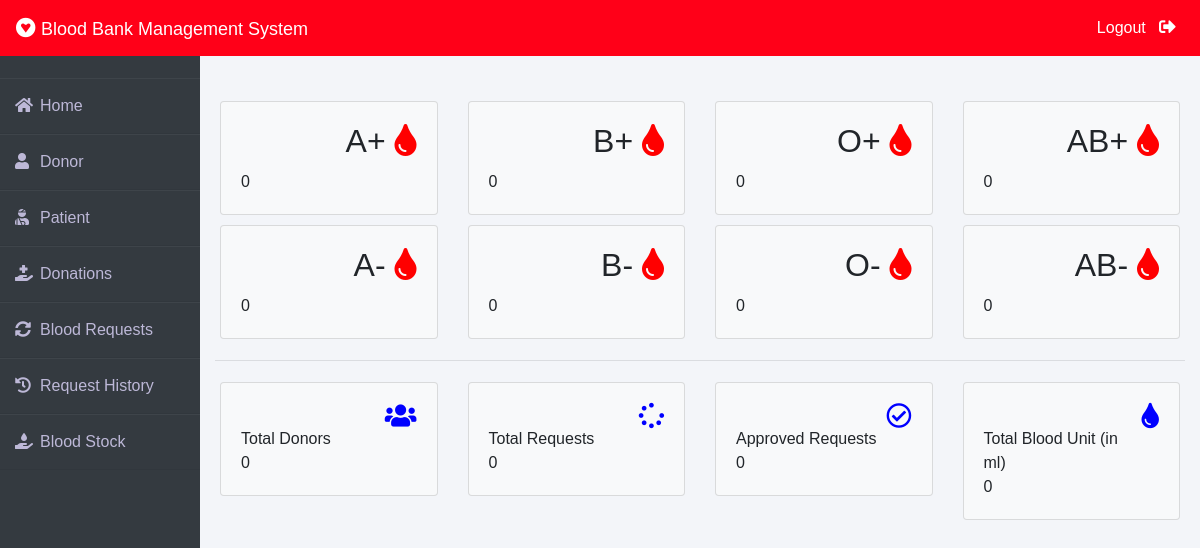
The app's page /admin-dashboard (signed in), older data.
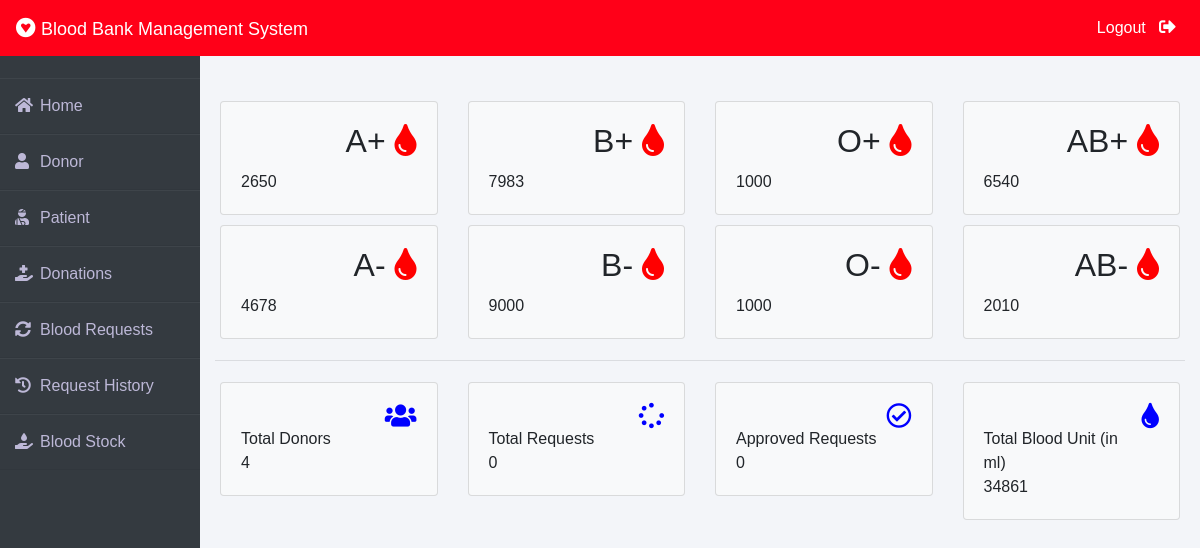
The same page, newer data.
### blood/models.py (models this page shows, shortened)
class Stock(models.Model):
    bloodgroup=models.CharField(max_length=10)
    unit=models.PositiveIntegerField(default=0)

### blood/views.py (the view)
# urls.py: path('admin-dashboard', views.admin_dashboard_view,name='admin-dashboard'),
@login_required(login_url='adminlogin')
def admin_dashboard_view(request):
    totalunit=models.Stock.objects.aggregate(Sum('unit'))
    dict={
        'A1':models.Stock.objects.get(bloodgroup="A+"),
        'A2':models.Stock.objects.get(bloodgroup="A-"),
        'B1':models.Stock.objects.get(bloodgroup="B+"),
        'B2':models.Stock.objects.get(bloodgroup="B-"),
        'AB1':models.Stock.objects.get(bloodgroup="AB+"),
        'AB2':models.Stock.objects.get(bloodgroup="AB-"),
        'O1':models.Stock.objects.get(bloodgroup="O+"),
        'O2':models.Stock.objects.get(bloodgroup="O-"),
        'totaldonors':dmodels.Donor.objects.all().count(),
        'totalbloodunit':totalunit['unit__sum'],
        'totalrequest':models.BloodRequest.objects.all().count(),
        'totalapprovedrequest':models.BloodRequest.objects.all().filter(status='Approved').count()
    }
    return render(request,'blood/admin_dashboard.html',context=dict)

### templates/blood/admin_dashboard.html (shortened to what the changed rows need)
{% extends 'blood/adminbase.html' %}
{% block content %}
<br><br>
<div class="container">
    <div class="row">
        <div class="col-sm-3">
          <div class="card bg-light">
            <div class="card-body">
                <div class="blood">
                    <h2>A+ <i class="fas fa-tint"></i></h2>
                </div><br><br>
                <div>
                    {{A1.unit}}
                </div>
            </div>
          </div>
        </div>
        <div class="col-sm-3">
            <div class="card bg-light">
                <div class="card-body">
                    <div class="blood">
                        <h2>B+ <i class="fas fa-tint"></i></h2>
                    </div><br><br>
                    <div>
                      {{B1.unit}}
                    </div>
                </div>
              </div>
        </div>
        <div class="col-sm-3">
            <div class="card bg-light">
                <div class="card-body">
                    <div class="blood">
                        <h2>O+ <i class="fas fa-tint"></i></h2>
                    </div><br><br>
                    <div>
                      {{O1.unit}}
                    </div>
                </div>
              </div>
          </div>
          <div class="col-sm-3">
            <div class="card bg-light">
                <div class="card-body">
                    <div class="blood">
                        <h2>AB+ <i class="fas fa-tint"></i></h2>
                    </div><br><br>
                    <div>
                      {{AB1.unit}}
                    </div>
                </div>
              </div>
          </div>
      </div>
      <div class="row">
        <div class="col-sm-3">
          <div class="card bg-light">
            <div class="card-body">
                <div class="blood">
                    <h2>A- <i class="fas fa-tint"></i></h2>
                </div><br><br>
                <div>
                  {{A2.unit}}
                </div>
            </div>
          </div>
        </div>
        <div class="col-sm-3">
            <div class="card bg-light">
                <div class="card-body">
                    <div class="blood">
                        <h2>B- <i class="fas fa-tint"></i></h2>
                    </div><br><br>
                    <div>
                      {{B2.unit}}
                    </div>
                </div>
              </div>
        </div>
        <div class="col-sm-3">
            <div class="card bg-light">
                <div class="card-body">
                    <div class="blood">
                        <h2>O- <i class="fas fa-tint"></i></h2>
                    </div><br><br>
                    <div>
                      {{O2.unit}}
                    </div>
                </div>
              </div>
          </div>
          <div class="col-sm-3">
            <div class="card bg-light">
                <div class="card-body">
                    <div class="blood">
                        <h2>AB- <i class="fas fa-tint"></i></h2>
                    </div><br><br>
                    <div>
                      {{AB2.unit}}
                    </div>
                </div>
              </div>
          </div>
      </div>
    <div class="row">
      <div class="col-sm-3">
        <div class="card bg-light">
          <div class="card-body">
              <div class="blood">
                  <i class="fas fa-users"></i>
              </div><br>
              <div>
                  Total Donors <br>
                  {{totaldonors}}
              </div>
          </div>
        </div>
      </div>
        <div class="col-sm-3">
          <div class="card bg-light">
              <div class="card-body">
                  <div class="blood">
                      <i class="fas fa-tint xyz"></i>
                  </div><br>
                  <div>
                      Total Blood Unit (in ml) <br>
                      {{totalbloodunit}}
                  </div>
              </div>
            </div>
        </div>
    </div>
</div>
{% endblock content %}

Row changes from the older to the newer data that the page shows:
changed Stock (number 1 of 8 on the later page): unit "0" → "2650"
changed Stock (number 2 of 8 on the later page): unit "0" → "7983"
changed Stock (number 3 of 8 on the later page): unit "0" → "1000"
changed Stock (number 4 of 8 on the later page): unit "0" → "6540"
changed Stock (number 5 of 8 on the later page): unit "0" → "4678"
changed Stock (number 6 of 8 on the later page): unit "0" → "9000"
changed Stock (number 7 of 8 on the later page): unit "0" → "1000"
changed Stock (number 8 of 8 on the later page): unit "0" → "2010"
Text that changed along with them:
{{ totaldonors }}: "0" → "4"
{{ totalbloodunit }}: "0" → "34861"
